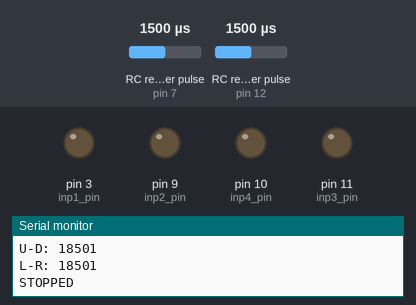
Recording of a sketch running on a simulated Arduino Uno, built with avr-gcc and run on an emulated ATmega328P. On the bench: output pins drawn as LEDs (lit = HIGH), the last lines printed to the serial monitor. Wiring (inferred from the names in the program): 2 × RC receiver channel: data pin 7 / data pin 12. The inputs (shaded band) are chosen by the test bench; at power-on: RC receiver pulse (sensors on pin 7, pin 12) 1500 µs.

Above: at 1.2 s.
1.3 s: RC receiver pulse (sensor on pin 7) set to 1424 µs
2.8 s: RC receiver pulse (sensor on pin 7) set to 1390 µs
At 3.3 s:
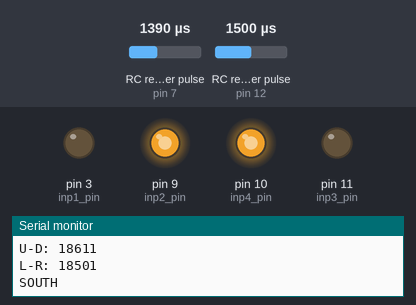
4.3 s: RC receiver pulse (sensor on pin 12) set to 1418 µs
5.8 s: RC receiver pulse (sensor on pin 12) set to 1389 µs
At 6.6 s:
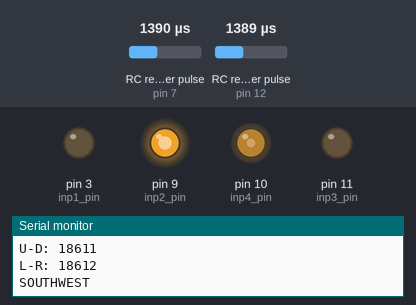
7.4 s: RC receiver pulse (sensor on pin 7) set to 1788 µs
9.0 s: RC receiver pulse (sensor on pin 7) set to 1807 µs
At 9.5 s:
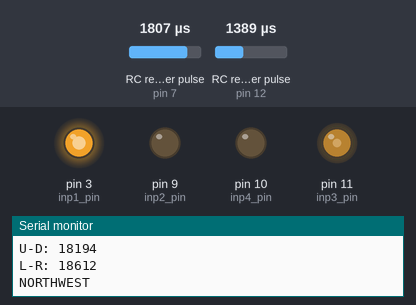
Timing chart, 0 to 11.5 s (numbered marks = the images above; inputs shaded):
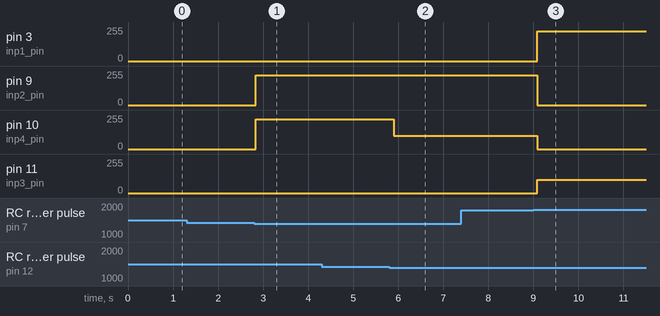

Measured:
- the behaviour switches between 1406 and 1405 µs on RC receiver pulse (sensor on pin 7) (found by bisection; images 0 and 1)
- the behaviour switches between 1406 and 1405 µs on RC receiver pulse (sensor on pin 12) (found by bisection; images 1 and 2)
- the behaviour switches between 1796 and 1797 µs on RC receiver pulse (sensor on pin 7) (found by bisection; images 2 and 3)
- after the input at 2.8 s, pin 9 (inp2_pin), pin 10 (inp4_pin): 0/255 → 225/255 at once
- after the input at 5.8 s, pin 10 (inp4_pin): 225/255 → 100/255 after 0.10 s
- after the input at 9.0 s, pin 3 (inp1_pin): 0/255 → 225/255 after 0.08 s; pin 9 (inp2_pin): 225/255 → 0/255 after 0.08 s; pin 10 (inp4_pin): 100/255 → 0/255 after 0.08 s; pin 11 (inp3_pin): 0/255 → 100/255 after 0.08 s

The sketch:

Controller.ino
```cpp
/*
  *Programmer: Cole Davis
  *Date: 12-23-2017
  *Purpose: Spin four motors appropriate directions with RF Radios, one motor driver, and a breadboard
*/


//Arduino's input pin from rc receiver
const int channel1_pin = 12;
const int channel2_pin = 7;


/*=====================
        CONSTANTS
 ======================*/
//Input pins on L298N (change direction and add PWM)
const int inp1_pin = 3;
const int inp2_pin = 9;
const int inp3_pin = 11;
const int inp4_pin = 10;

//SPEED constants (PWM duty cycle out of 255)
const int SPEED_LOW = 100;
const int SPEED_MID = 160;
const int SPEED_HIGH = 225;

//Serial Range Constants (number recieved from reciever) These constants may need adjustment if there's too much or not enough sensitivity on the controller
const int SERIAL_LOW = 17950;
const int SERIAL_MID_MIN = 18205;
const int SERIAL_MID_MAX = 18595;
const int SERIAL_HIGH = 18850;


/*=====================
       VARIABLES
 ======================*/
//Channel vals
int channel1_val = 0;
int channel2_val = 0;

//Bools that are set true when transmitter joysticks are in a certain position
bool North = false;
bool East = false;
bool South = false;
bool West = false;

//Speed variable that will be set to SPEED_X constant (under what condition? Should I have a "Supersonic" mode using one of the aux buttons?"
//I think it would be nice to make a function that takes in the raw serial value and performs calculations that return a number within the range
//of SPEED_LOW and SPEED_HIGH so BERTHA would have very specific speed control.

//int velocity;


void setup() {
  //Sets serial printing rate
  Serial.begin(9600);

  /*=====================
    PINMODE ASSIGNMENT
   ======================*/
  //Arduino takes input from reciever on these pins
  pinMode(channel1_pin, INPUT);
  pinMode(channel2_pin, INPUT);

  //Used for PWM and Wheel direction/movement
  pinMode(inp1_pin, OUTPUT);
  pinMode(inp2_pin, OUTPUT);
  pinMode(inp3_pin, OUTPUT);
  pinMode(inp4_pin, OUTPUT);


  /*=====================
      PIN INITIAL STATES
   ======================*/
  //Motors start with no movement
  analogWrite(inp1_pin, 0);
  analogWrite(inp2_pin, 0);
  analogWrite(inp3_pin, 0);
  analogWrite(inp4_pin, 0);
}


void loop() {
  /*==========================
    GET RECEIVER SERIAL INPUT
  ============================*/
  channel1_val = pulseIn(channel1_pin, INPUT);
  channel2_val = pulseIn(channel2_pin, INPUT);
  Serial.print("U-D: ");
  Serial.print(channel2_val);
  Serial.println();
  Serial.print("L-R: ");
  Serial.print(channel1_val);
  Serial.println();
  Serial.println();


  /*==========================================
        DERIVE DIRECTION FROM SERIAL INPUT
   ===========================================*/
  if(channel2_val < SERIAL_MID_MIN && channel2_val > 0)
    North = true;
  else
    North = false;

  if(channel1_val < SERIAL_MID_MIN && channel1_val > 0)
    East = true;
  else
    East = false;

  if(channel2_val > SERIAL_MID_MAX)
    South = true;
  else
    South = false;

  if(channel1_val > SERIAL_MID_MAX)
    West = true;
  else
    West = false;


  /*=====================
      MOVE THE MOTORS
   ======================*/
   if(North && East){
    Serial.print("NORTHEAST");
    Serial.println();

    //Left Tires
    analogWrite(inp1_pin, SPEED_LOW);
    analogWrite(inp2_pin, 0);

    //Right Tires
    analogWrite(inp3_pin, SPEED_HIGH);
    analogWrite(inp4_pin, 0);
   }

   else if(North && West){
    Serial.print("NORTHWEST");
    Serial.println();

    //Left Tires
    analogWrite(inp1_pin, SPEED_HIGH);
    analogWrite(inp2_pin, 0);

    //Right Tires
    analogWrite(inp3_pin, SPEED_LOW);
    analogWrite(inp4_pin, 0);
   }

   else if(South && West){
    Serial.print("SOUTHWEST");
    Serial.println();

    //Left Tires
    analogWrite(inp1_pin, 0);
    analogWrite(inp2_pin, SPEED_HIGH);

    //Right Tires
    analogWrite(inp3_pin, 0);
    analogWrite(inp4_pin, SPEED_LOW);
   }

   else if(South && East){
    Serial.print("SOUTHEAST");
    Serial.println();

    //Left Tires
    analogWrite(inp1_pin, 0);
    analogWrite(inp2_pin, SPEED_LOW);

    //Right Tires
    analogWrite(inp3_pin, 0);
    analogWrite(inp4_pin, SPEED_HIGH);
   }

   else if(North){
    Serial.print("NORTH");
    Serial.println();

    //Left Tires
    analogWrite(inp1_pin, SPEED_HIGH);
    analogWrite(inp2_pin, 0);

    //Right Tires
    analogWrite(inp3_pin, SPEED_HIGH);
    analogWrite(inp4_pin, 0);
   }

   else if(East){
    Serial.print("EAST");
    Serial.println();
//
//    //Left Tires
//    analogWrite(inp1_pin, SPEED_HIGH);
//    analogWrite(inp2_pin, 0);
//
//    //Right Tires
//    analogWrite(inp3_pin, 0);
//    analogWrite(inp4_pin, 0);
   }

   else if(South){
    Serial.print("SOUTH");
    Serial.println();

    //Left Tires
    analogWrite(inp1_pin, 0);
    analogWrite(inp2_pin, SPEED_HIGH);

    //Right Tires
    analogWrite(inp3_pin, 0);
    analogWrite(inp4_pin, SPEED_HIGH);
   }

   else if(West){
    Serial.print("WEST");
    Serial.println();

//    //Left Tires
//    analogWrite(inp1_pin, 0);
//    analogWrite(inp2_pin, SPEED_HIGH);
//
//    //Right Tires
//    analogWrite(inp3_pin, 0);
//    analogWrite(inp4_pin, 0);
   }

   else{
    Serial.print("STOPPED");
    Serial.println();

    analogWrite(inp1_pin, 0);
    analogWrite(inp2_pin, 0);
    analogWrite(inp3_pin, 0);
    analogWrite(inp4_pin, 0);
   }
}
```
